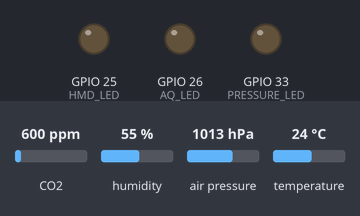
A program run on a simulated ESP32. On the bench: output pins drawn as LEDs (lit = HIGH). The test bench sets the inputs (shaded band); at power-on: CO2 600 ppm, humidity 55 %, air pressure 1013 hPa, temperature 24 °C. WiFi joins after 1.5 s; servers stay silent unless stated; uploads are accepted with an empty reply; what the program prints to the serial monitor is not drawn.

Above: at 0.6 s.
At 6.3 s:
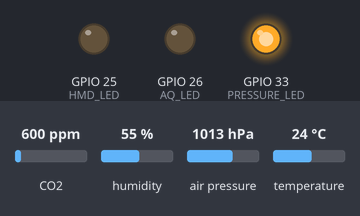
Timing chart, 0 to 7.8 s (numbered marks = the images above):
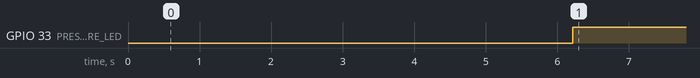

The program:

main.cpp
```cpp
// Hi!
// Henry updated this file after the deadline because of some bugfixing and cleanup when setting it up on my balcony.
// Please feel free to go back to the commit tagged `final-submission` if this edit is ineligible for grading.

#include <Arduino.h>
#include <HTTPClient.h>
#include <WiFi.h>
#include <WiFiClient.h>
#include <WiFiClientSecure.h>
#include <Wire.h>
#include "Adafruit_BMP280.h"
#include "DHT20.h"
#include <ArduinoJson.h>
#include <MQ135.h>

// ===================== WiFi =====================
#define WIFI_SSID "SETUP-797C"
#define WIFI_PASSWORD "crumb3771bucket"

// ===================== Azure =====================
#define SAS_TOKEN "SharedAccessSignature sr=cs147IotHub-hkeane.azure-devices.net%2Fdevices%2F147esp32&sig=cLnC56TRtS9n%2F9SJQdaEHwHEkipGBhvonFOlpgFrdH0%3D&se=1766288915"

String iothubName = "cs147IotHub-hkeane";
String deviceName = "147esp32";

String post_url =
	"https://" + iothubName +
	".azure-devices.net/devices/" +
	deviceName +
	"/messages/events?api-version=2021-04-12";

String get_url =
	"https://iot-ingest-func-henry-andzetf6gxafbef0.eastus2-01.azurewebsites.net/api/GetTelemetry?code=zTOCEMAPmJ4yVVbPqW0FZkEeXOh9M9LOJ-AczYnjlCkuAzFuZCuVSg==";

// ===================== TLS Root CA =====================
// Root CA certificate for Azure IoT Hub (DigiCert Global Root G2)
const char* root_ca = \
"-----BEGIN CERTIFICATE-----\n" \
"MIIEtjCCA56gAwIBAgIQCv1eRG9c89YADp5Gwibf9jANBgkqhkiG9w0BAQsFADBh\n" \
"MQswCQYDVQQGEwJVUzEVMBMGA1UEChMMRGlnaUNlcnQgSW5jMRkwFwYDVQQLExB3\n" \
"d3cuZGlnaWNlcnQuY29tMSAwHgYDVQQDExdEaWdpQ2VydCBHbG9iYWwgUm9vdCBH\n" \
"MjAeFw0yMjA0MjgwMDAwMDBaFw0zMjA0MjcyMzU5NTlaMEcxCzAJBgNVBAYTAlVT\n" \
"MR4wHAYDVQQKExVNaWNyb3NvZnQgQ29ycG9yYXRpb24xGDAWBgNVBAMTD01TRlQg\n" \
"UlMyNTYgQ0EtMTCCASIwDQYJKoZIhvcNAQEBBQADggEPADCCAQoCggEBAMiJV34o\n" \
"eVNHI0mZGh1Rj9mdde3zSY7IhQNqAmRaTzOeRye8QsfhYFXSiMW25JddlcqaqGJ9\n" \
"GEMcJPWBIBIEdNVYl1bB5KQOl+3m68p59Pu7npC74lJRY8F+p8PLKZAJjSkDD9Ex\n" \
"mjHBlPcRrasgflPom3D0XB++nB1y+WLn+cB7DWLoj6qZSUDyWwnEDkkjfKee6ybx\n" \
"SAXq7oORPe9o2BKfgi7dTKlOd7eKhotw96yIgMx7yigE3Q3ARS8m+BOFZ/mx150g\n" \
"dKFfMcDNvSkCpxjVWnk//icrrmmEsn2xJbEuDCvtoSNvGIuCXxqhTM352HGfO2JK\n" \
"AF/Kjf5OrPn2QpECAwEAAaOCAYIwggF+MBIGA1UdEwEB/wQIMAYBAf8CAQAwHQYD\n" \
"VR0OBBYEFAyBfpQ5X8d3on8XFnk46DWWjn+UMB8GA1UdIwQYMBaAFE4iVCAYlebj\n" \
"buYP+vq5Eu0GF485MA4GA1UdDwEB/wQEAwIBhjAdBgNVHSUEFjAUBggrBgEFBQcD\n" \
"AQYIKwYBBQUHAwIwdgYIKwYBBQUHAQEEajBoMCQGCCsGAQUFBzABhhhodHRwOi8v\n" \
"b2NzcC5kaWdpY2VydC5jb20wQAYIKwYBBQUHMAKGNGh0dHA6Ly9jYWNlcnRzLmRp\n" \
"Z2ljZXJ0LmNvbS9EaWdpQ2VydEdsb2JhbFJvb3RHMi5jcnQwQgYDVR0fBDswOTA3\n" \
"oDWgM4YxaHR0cDovL2NybDMuZGlnaWNlcnQuY29tL0RpZ2lDZXJ0R2xvYmFsUm9v\n" \
"dEcyLmNybDA9BgNVHSAENjA0MAsGCWCGSAGG/WwCATAHBgVngQwBATAIBgZngQwB\n" \
"AgEwCAYGZ4EMAQICMAgGBmeBDAECAzANBgkqhkiG9w0BAQsFAAOCAQEAdYWmf+AB\n" \
"klEQShTbhGPQmH1c9BfnEgUFMJsNpzo9dvRj1Uek+L9WfI3kBQn97oUtf25BQsfc\n" \
"kIIvTlE3WhA2Cg2yWLTVjH0Ny03dGsqoFYIypnuAwhOWUPHAu++vaUMcPUTUpQCb\n" \
"eC1h4YW4CCSTYN37D2Q555wxnni0elPj9O0pymWS8gZnsfoKjvoYi/qDPZw1/TSR\n" \
"penOgI6XjmlmPLBrk4LIw7P7PPg4uXUpCzzeybvARG/NIIkFv1eRYIbDF+bIkZbJ\n" \
"QFdB9BjjlA4ukAg2YkOyCiB8eXTBi2APaceh3+uBLIgLk8ysy52g2U3gP7Q26Jlg\n" \
"q/xKzj3O9hFh/g==\n" \
"-----END CERTIFICATE-----\n";
// ===================== Timing =====================
#define TELEMETRY_INTERVAL 60000
#define WIFI_TIMEOUT 15000
#define TIME_TO_SLEEP_SEC 30
#define SEC_TO_US 1000000ULL

// ===================== Pins =====================
#define MQ_SENSOR_PIN 34
#define HMD_LED 25
#define PRESSURE_LED 33
#define AQ_LED 26

// ===================== Thresholds =====================
// These are RELATIVE, not ppm
#define HUMIDITY_MAX 70.0
#define PRESSURE_MIN 100900.0
#define AQ_RELATIVE_THRESHOLD 1.30  // 30% above baseline

#define DATA_POINTS_PER_GET 7

// ===================== Globals =====================
Adafruit_BMP280 bmp;
DHT20 dht;
MQ135 mq135(MQ_SENSOR_PIN);

float aq_baseline = 0.0;
bool baseline_initialized = false;

// ===================== Helpers =====================
float read_air_quality_index() {
	// Raw resistance-based index (stable & relative)
	float r = mq135.getResistance();
	return r;
}

void set_leds(JsonDocument& doc) {
	float hmd_avg = 0.0;
	float pressure_avg = 0.0;
	float aq_avg = 0.0;

	for (int i = 0; i < DATA_POINTS_PER_GET; i++) {
		hmd_avg += float(doc[i]["humidity"]);
		pressure_avg += float(doc[i]["pressure"]);
		aq_avg += float(doc[i]["air_quality_index"]);
	}

	hmd_avg /= DATA_POINTS_PER_GET;
	pressure_avg /= DATA_POINTS_PER_GET;
	aq_avg /= DATA_POINTS_PER_GET;

	Serial.printf("AVG → HMD: %.2f  P: %.2f  AQ_IDX: %.2f\n",
				  hmd_avg, pressure_avg, aq_avg);

	digitalWrite(HMD_LED, hmd_avg > HUMIDITY_MAX);
	digitalWrite(PRESSURE_LED, pressure_avg < PRESSURE_MIN);
	digitalWrite(AQ_LED, aq_avg > aq_baseline * AQ_RELATIVE_THRESHOLD);

	Serial.println("LEDs updated");
}

// ===================== Setup =====================
void setup() {
	Serial.begin(9600);
	delay(500);

	bmp.begin();
	dht.begin();

	pinMode(MQ_SENSOR_PIN, INPUT);
	pinMode(HMD_LED, OUTPUT);
	pinMode(PRESSURE_LED, OUTPUT);
	pinMode(AQ_LED, OUTPUT);

	esp_sleep_enable_timer_wakeup(TIME_TO_SLEEP_SEC * SEC_TO_US);

	// Establish AQ baseline (clean-ish air)
	float sum = 0.0;
	for (int i = 0; i < 20; i++) {
		sum += read_air_quality_index();
		delay(200);
	}
	aq_baseline = sum / 20.0;
	baseline_initialized = true;

	Serial.printf("AQ baseline established: %.2f\n", aq_baseline);
}

// ===================== Loop =====================
void loop() {
	WiFi.begin(WIFI_SSID, WIFI_PASSWORD);

	uint32_t start = millis();
	while (WiFi.status() != WL_CONNECTED) {
		if (millis() - start > WIFI_TIMEOUT) {
			WiFi.disconnect();
			esp_light_sleep_start();
			return;
		}
		delay(500);
		Serial.print(".");
	}

	Serial.println("\nWiFi connected");
	Serial.println(WiFi.localIP());

	// ---------- GET historical data ----------
	HTTPClient http;
	http.begin(get_url);

	JsonDocument in_doc;
	if (http.GET() == 200) {
		deserializeJson(in_doc, http.getString());
		set_leds(in_doc);
	}
	http.end();

	// ---------- Read sensors ----------
	dht.read();
	float temp = dht.getTemperature();
	float humidity = dht.getHumidity();
	float pressure = bmp.readPressure();
	float aq_index = read_air_quality_index();

	// ---------- Build JSON ----------
	JsonDocument out_doc;
	out_doc["temperature"] = temp;
	out_doc["humidity"] = humidity;
	out_doc["pressure"] = pressure;
	out_doc["air quality"] = aq_index; // air quality index

	char payload[256];
	serializeJson(out_doc, payload, sizeof(payload));

	Serial.println("\nSending telemetry:");
	Serial.println(payload);

	// ---------- POST to IoT Hub ----------
	WiFiClientSecure client;
	client.setCACert(root_ca);

	http.begin(client, post_url);
	http.addHeader("Content-Type", "application/json");
	http.addHeader("Authorization", SAS_TOKEN);

	int code = http.POST(payload);
	if (code == 204) {
		Serial.println("✓ Telemetry sent");
	} else {
		Serial.printf("✗ Failed (%d)\n", code);
	}

	http.end();
	WiFi.disconnect();

	Serial.flush();
	esp_light_sleep_start();
}
```

Measured:
- by itself, GPIO 33 (PRESSURE_LED): LOW → HIGH at 6.2 s
